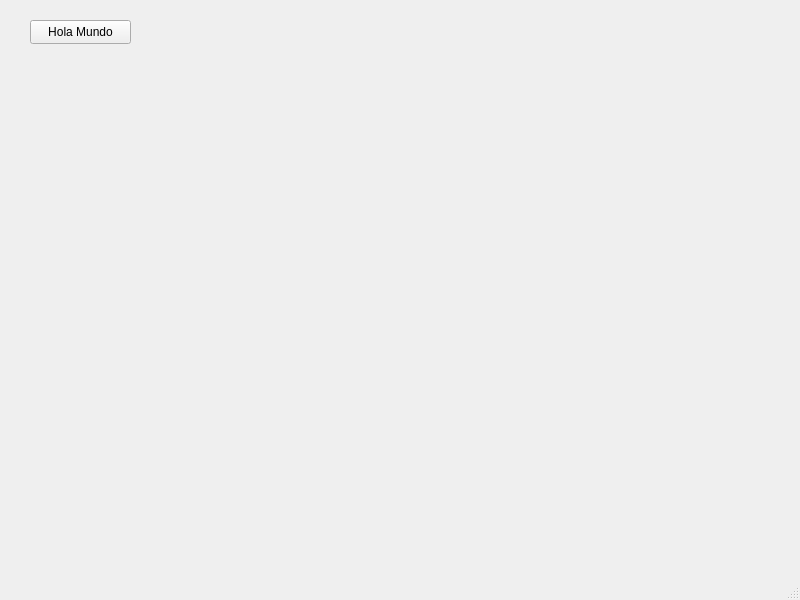
<?xml version="1.0" encoding="UTF-8"?>
<ui version="4.0">
 <class>MainWindow</class>
 <widget class="QMainWindow" name="MainWindow">
  <property name="geometry">
   <rect>
    <x>0</x>
    <y>0</y>
    <width>800</width>
    <height>600</height>
   </rect>
  </property>
  <property name="windowTitle">
   <string>MainWindow</string>
  </property>
  <widget class="QWidget" name="centralwidget">
   <widget class="QPushButton" name="pushButton">
    <property name="geometry">
     <rect>
      <x>30</x>
      <y>20</y>
      <width>101</width>
      <height>24</height>
     </rect>
    </property>
    <property name="text">
     <string>Hola Mundo</string>
    </property>
   </widget>
  </widget>
  <widget class="QMenuBar" name="menubar">
   <property name="geometry">
    <rect>
     <x>0</x>
     <y>0</y>
     <width>800</width>
     <height>21</height>
    </rect>
   </property>
  </widget>
  <widget class="QStatusBar" name="statusbar"/>
 </widget>
 <resources/>
 <connections/>
</ui>
